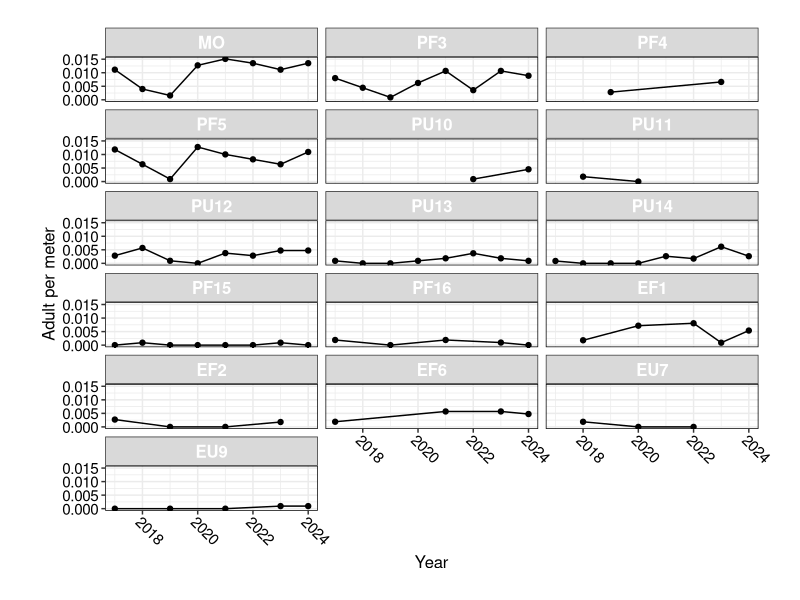
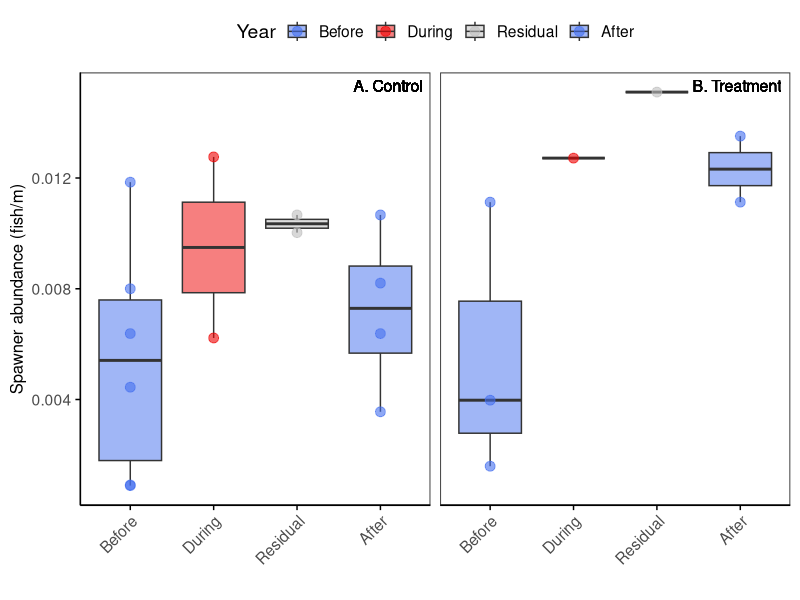
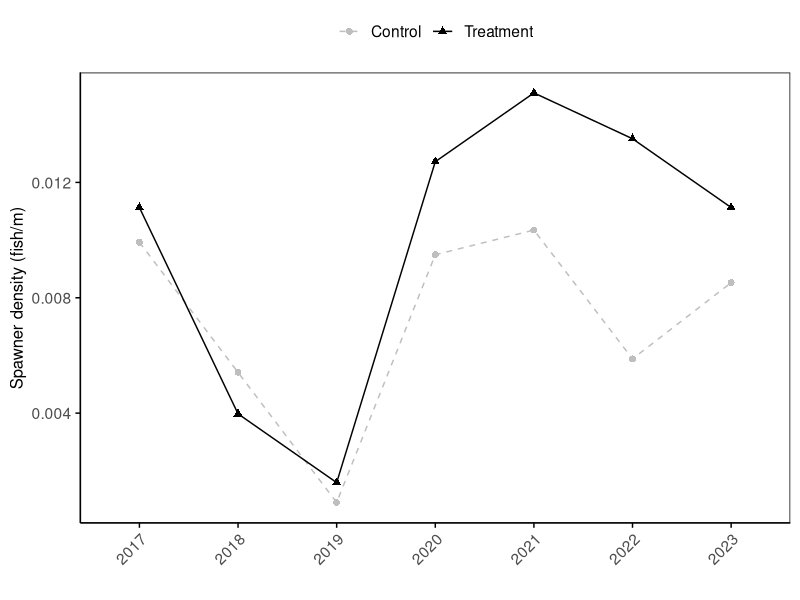
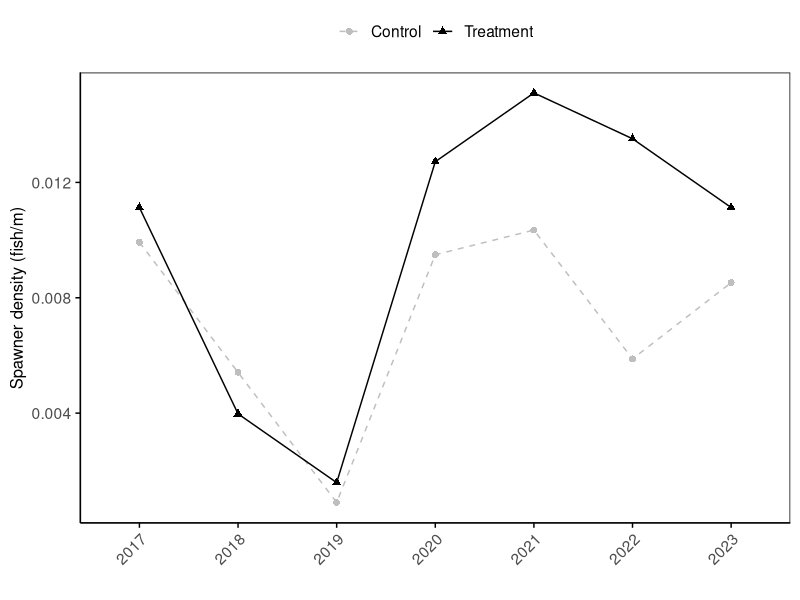

Here is the R script that generated these plots, in order:
#Author: Lindsy Ciepiela
#Date: 10/07/2024
#Description: Script contains code for summarizing redd abundance in control and treatment in thirtymile from 2017-2022
############################################################################
############################################################################
library(tidyverse)

#Load spawners dataframe
setwd("D:/2024_30Mile_Pub/R/Thirtymile_SMB_reduction/BaseData")
Spawners <- read.csv("SpawnerSummaryForR.csv")


#Calculate the density of redds (adult/m)
Spawners$Adult_p_meter <- (Spawners$ReddCount)/Spawners$Length

#Relable siteID for the control/treatment reaches 
head(Spawners)
unique(Spawners$SiteID)

Spawners$Section <- NA
Spawners <- Spawners %>% mutate(Section = case_when(
  SiteID == "MO" ~ "Treatment", 
  SiteID == "PF5" ~ "Control", 
  SiteID == "PF3" ~ "Control", 
  TRUE ~ Section
  ))
  
Spawners$Time <- NA
Spawners <- Spawners %>% mutate (Time = case_when (
  Year == 2017 ~ "Before", 
  Year == 2018  ~ "Before", 
  Year == 2019 ~ "Before", 
  Year == 2020 ~ "During", 
  Year == 2021 ~ "Residual", 
  Year == 2022 ~ "After", 
  Year == 2023 ~ "After"
))

############
#Plot of the total escapement to each site
#Set base plot setting to add to plots: 
#This plot is used in the report'
Lindsy<-theme_bw()+ theme(axis.text.x=element_text(size=11, colour="black", angle=-45, hjust=.2, vjust=.4),
                          axis.text.y=element_text(size=11, colour="black"),
                          strip.text = element_text(size=12,color = "white", face = "bold"),
                          #strip.background = element_rect(fill = "grey20"),
                          axis.title.y=element_text(size=12),
                          axis.title.x=element_text(size=12),
                          #panel.grid.minor = element_blank(),
                          #panel.grid.major = element_blank(),
                          #panel.background = element_rect(fill = "white", color = "grey20"),
                          plot.title = element_text(size=12, face = "bold"),
                          panel.border = element_rect(colour = "black"),
                          plot.margin = margin(t = 20, r = 30, b = 20, l = 30))
head(Spawners)



Spawners$SiteID <- factor(Spawners$SiteID, levels = c("MO", "PF3", "PF4", "PF5", "PU10", "PU11", "PU12", "PU13","PU14", "PU15", "PF15", "PF16", "EF1", "EF2", "EF6", "EU7", "EU9"))

ggplot(Spawners, aes(Year, Adult_p_meter, fill=SiteID))+
  geom_point()+
  geom_line()+
  facet_wrap (.~SiteID, ncol = 3)+
  ylab("Adult per meter") +
  xlab("Year") +
  guides(fill="none")+
  Lindsy


##~~~~~~~~~~~~~~~~...............~~~~~~~~~~~~~~~~~~~~~~~...........
##~~~~~~~~~~~~~~~~...............~~~~~~~~~~~~~~~~~~~~~~~...........#
#Start: Main plot for publication
#PLOT OPTION 1
Spawners <- Spawners %>% filter (Section == "Control"|
                                   Section == "Treatment", 
                                 Year <=2023)




Spawners$Time <- factor(Spawners$Time, levels = c("Before", "During", "Residual", "After"))

(Plot2 <- ggplot(Spawners, aes(x = Time, y = Adult_p_meter, fill = Time, Color = Time)) +
    geom_boxplot(alpha = .5) +
    geom_point(aes(color = Time), alpha = 0.6, size = 3) +
    facet_wrap(~ Section, scales = "fixed") +  
   # ylim (0, 11.5)+
    
    labs(
      x = "", 
      y = "Spawner abundance (fish/m)",
      fill = "Year",  
      color = "Year"
    ) +
    
    # THEME
    theme(legend.position = "top", 
          panel.spacing = unit(1, "lines"), # Adjusting spacing between facets for clarity
          aspect.ratio = 1)+ # Ensuring same aspect ratio for consistent box size
    theme_bw(base_size = 14) +
    theme(
      plot.title = element_text(hjust = 0.5, size = 16),
      axis.title = element_text(size = 12),
      strip.text = element_blank(),  # Remove facet labels
      legend.position = "top",
      panel.grid = element_blank(),
      axis.text.x = element_text(angle = 45, hjust = 1),
      axis.line = element_line(color = "black", size = 0.5),
      axis.ticks = element_line(color = "black", size = 0.5)
    ) +
    
    # COLOR
    scale_color_manual(values = c("Before" = "royalblue2", "During" = "red2", "Residual" = "gray", "After" = "royalblue2" )) +
    scale_fill_manual(values = c("Before" = "royalblue2", "During" = "red2", "Residual" = "gray", "After" = "royalblue2")) +
    
    #ANNOTATE 
    geom_text(data = Spawners %>% filter(Section == "Control"), 
              aes(x = Inf, y = Inf, label = "A. Control"), 
              hjust = 1.1, vjust = 1.6, size = 4, color = "black") +
    geom_text(data = Spawners %>% filter(Section == "Treatment"), 
              aes(x = Inf, y = Inf, label = "B. Treatment"), 
              hjust = 1.1, vjust = 1.6, size = 4, color = "black")
)


  

#############
#Pot 2 look at abundance over time.
#Summarize spawners to get the min, mean, and max for control sites
Summary <- Spawners %>% group_by(Section, Year) %>%
  summarize (Adult_p_meter_mean = mean(Adult_p_meter), 
             Adult_p_meter_min = min(Adult_p_meter),
             Adult_p_meter_max = max(Adult_p_meter))


Summary$Year <- factor(Summary$Year, levels = c("2017", "2018", "2019", "2020", "2021", "2022", "2023", "9999"))

Summary$Section <- factor(Summary$Section, levels = c("Control", "Treatment"))

(SpawnerPlot <- ggplot(Summary, aes(Year, Adult_p_meter_mean, group = Section, col = Section, shape = Section, linetype = Section)) +
   geom_line(size = .5) +
   geom_point(size = 2) +
   
   labs(x = "", 
        y = "Spawner density (fish/m)") +
   
   # THEME
   theme_bw(base_size = 14) +
   theme(
     plot.title = element_text(hjust = 0.5, size = 16),
     axis.title = element_text(size = 12),
     strip.text = element_blank(),  # Remove facet labels
     legend.position = "top",
     panel.grid = element_blank(),
     axis.text.x = element_text(angle = 45, hjust = 1),
     axis.line = element_line(color = "black", size = 0.5),  # Keep axis lines
     axis.ticks = element_line(color = "black", size = 0.5)  # Keep tick marks
   ) +
   
   # COLOR AND SHAPE
   scale_color_manual(name = NULL, 
                      values = c("grey", "black"), 
                      labels = c("Control", "Treatment")) +
   scale_shape_manual(name = NULL,
                      values = c(16,17), 
                      labels = c("Control", "Treatment")) +
   scale_linetype_manual(name = NULL,
                         values = c("dashed", "solid"), 
                         labels = c("Control", "Treatment")) 
   
 
#    #ADD RECTANGLES
#    geom_rect(data = Summary %>% filter(Year == 2017), 
#              aes(xmin = .5, xmax = 3.5, ymin = -.005, ymax = 0), 
#              fill = "royalblue2", alpha = 0.3, 
#              inherit.aes = FALSE) +
#    
#    geom_rect(data = Summary %>% filter(Year == 2017), 
#              aes(xmin = 3.5, xmax = 4.5, ymin = -.005, ymax = 0), 
#              fill = "red2", alpha = 0.3, 
#              inherit.aes = FALSE) +
#    
#    geom_rect(data = Summary %>% filter(Year == 2017), 
#              aes(xmin = 4.5, xmax = 5.5, ymin = -.005, ymax = 0), 
#              fill = "gray", alpha = 0.3, 
#              inherit.aes = FALSE) +
#    
#    geom_rect(data = Summary %>% filter(Year == 2017), 
#              aes(xmin = 5.5, xmax = 7.5, ymin = -0.005, ymax = 0),
#              alpha = 0.3,
#              fill = "royalblue2", 
#              inherit.aes = FALSE)+
#    
#    # Apply alpha via scale_fill_manual
#    scale_fill_manual(values = alpha(c("royalblue2", "red2", "gray"), c(0.3, 0.3, 0.3)))
)

# Save the plot
setwd("D:/2024_30Mile_Pub/R/Thirtymile_SMB_reduction/Spawners")
ggsave("Spawners.png", plot = SpawnerPlot , width = 8, height = 4, dpi = 300)


